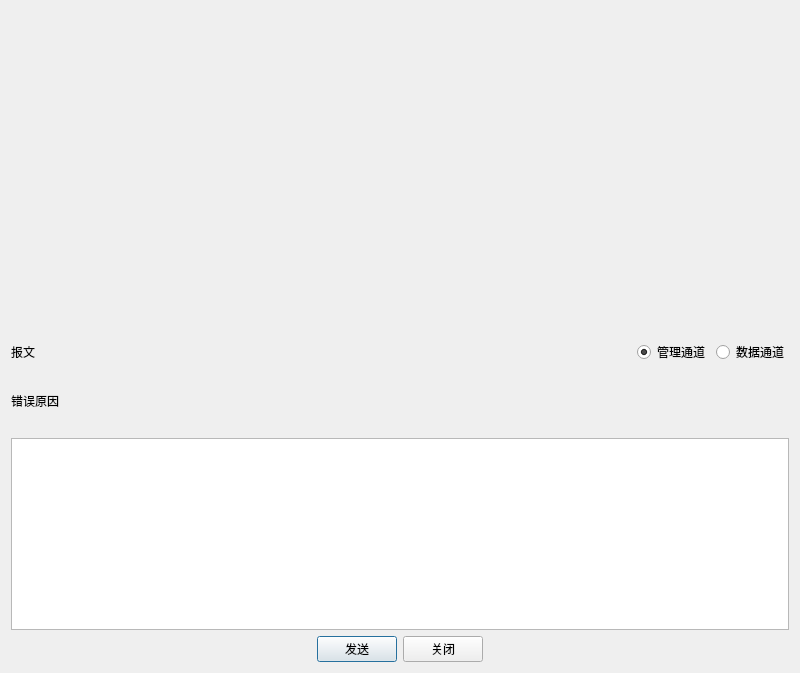
<?xml version="1.0" encoding="UTF-8"?>
<ui version="4.0">
 <class>CTcpEdgeUserEditDlg</class>
 <widget class="QDialog" name="CTcpEdgeUserEditDlg">
  <property name="geometry">
   <rect>
    <x>0</x>
    <y>0</y>
    <width>800</width>
    <height>673</height>
   </rect>
  </property>
  <property name="windowTitle">
   <string>Dialog</string>
  </property>
  <layout class="QVBoxLayout" name="verticalLayout">
   <property name="margin">
    <number>0</number>
   </property>
   <item>
    <layout class="QVBoxLayout" name="verticalLayout_3">
     <property name="spacing">
      <number>0</number>
     </property>
     <item>
      <widget class="QWidget" name="title" native="true">
       <property name="minimumSize">
        <size>
         <width>0</width>
         <height>36</height>
        </size>
       </property>
       <property name="maximumSize">
        <size>
         <width>16777215</width>
         <height>36</height>
        </size>
       </property>
       <layout class="QHBoxLayout" name="horizontalLayout_4">
        <property name="margin">
         <number>0</number>
        </property>
        <item>
         <widget class="QLabel" name="titleName">
          <property name="text">
           <string/>
          </property>
         </widget>
        </item>
        <item>
         <spacer name="horizontalSpacer_3">
          <property name="orientation">
           <enum>Qt::Horizontal</enum>
          </property>
          <property name="sizeHint" stdset="0">
           <size>
            <width>255</width>
            <height>11</height>
           </size>
          </property>
         </spacer>
        </item>
       </layout>
      </widget>
     </item>
     <item>
      <widget class="QWidget" name="Toolbtns" native="true">
       <layout class="QHBoxLayout" name="horizontalLayout_3">
        <property name="spacing">
         <number>0</number>
        </property>
        <property name="margin">
         <number>0</number>
        </property>
        <item>
         <layout class="QHBoxLayout" name="layoutToolbtns">
          <item>
           <spacer name="horizontalSpacer_5">
            <property name="orientation">
             <enum>Qt::Horizontal</enum>
            </property>
            <property name="sizeHint" stdset="0">
             <size>
              <width>40</width>
              <height>20</height>
             </size>
            </property>
           </spacer>
          </item>
         </layout>
        </item>
       </layout>
      </widget>
     </item>
    </layout>
   </item>
   <item>
    <layout class="QVBoxLayout" name="verticalLayout_2">
     <property name="leftMargin">
      <number>11</number>
     </property>
     <property name="topMargin">
      <number>0</number>
     </property>
     <property name="rightMargin">
      <number>11</number>
     </property>
     <property name="bottomMargin">
      <number>11</number>
     </property>
     <item>
      <layout class="QHBoxLayout" name="horizontalLayout">
       <item>
        <widget class="QLabel" name="label">
         <property name="text">
          <string>报文</string>
         </property>
        </widget>
       </item>
       <item>
        <spacer name="horizontalSpacer_4">
         <property name="orientation">
          <enum>Qt::Horizontal</enum>
         </property>
         <property name="sizeHint" stdset="0">
          <size>
           <width>40</width>
           <height>20</height>
          </size>
         </property>
        </spacer>
       </item>
       <item>
        <widget class="QRadioButton" name="rbMngrCh">
         <property name="text">
          <string>管理通道</string>
         </property>
         <property name="checked">
          <bool>true</bool>
         </property>
        </widget>
       </item>
       <item>
        <widget class="QRadioButton" name="rbDataCh">
         <property name="text">
          <string>数据通道</string>
         </property>
        </widget>
       </item>
      </layout>
     </item>
     <item>
      <layout class="QHBoxLayout" name="layoutTextBox"/>
     </item>
     <item>
      <widget class="QLabel" name="labelError">
       <property name="text">
        <string>错误原因</string>
       </property>
      </widget>
     </item>
     <item>
      <widget class="CTcpEdgeCtrl_TextBox" name="textError">
       <property name="sizePolicy">
        <sizepolicy hsizetype="Preferred" vsizetype="Preferred">
         <horstretch>0</horstretch>
         <verstretch>0</verstretch>
        </sizepolicy>
       </property>
       <property name="maximumSize">
        <size>
         <width>16777215</width>
         <height>200</height>
        </size>
       </property>
       <property name="readOnly">
        <bool>true</bool>
       </property>
      </widget>
     </item>
     <item>
      <layout class="QHBoxLayout" name="horizontalLayout_2">
       <item>
        <spacer name="horizontalSpacer">
         <property name="orientation">
          <enum>Qt::Horizontal</enum>
         </property>
         <property name="sizeHint" stdset="0">
          <size>
           <width>40</width>
           <height>20</height>
          </size>
         </property>
        </spacer>
       </item>
       <item>
        <widget class="QPushButton" name="btnOK">
         <property name="text">
          <string>发送</string>
         </property>
        </widget>
       </item>
       <item>
        <widget class="QPushButton" name="btnClose">
         <property name="text">
          <string>关闭</string>
         </property>
        </widget>
       </item>
       <item>
        <spacer name="horizontalSpacer_2">
         <property name="orientation">
          <enum>Qt::Horizontal</enum>
         </property>
         <property name="sizeHint" stdset="0">
          <size>
           <width>40</width>
           <height>20</height>
          </size>
         </property>
        </spacer>
       </item>
      </layout>
     </item>
    </layout>
   </item>
  </layout>
 </widget>
 <customwidgets>
  <customwidget>
   <class>CTcpEdgeCtrl_TextBox</class>
   <extends>QTextEdit</extends>
   <header>Ctrl/TcpEdgeCtrl_TextBox.h</header>
  </customwidget>
 </customwidgets>
 <resources/>
 <connections>
  <connection>
   <sender>btnClose</sender>
   <signal>clicked()</signal>
   <receiver>CTcpEdgeUserEditDlg</receiver>
   <slot>reject()</slot>
   <hints>
    <hint type="sourcelabel">
     <x>400</x>
     <y>521</y>
    </hint>
    <hint type="destinationlabel">
     <x>399</x>
     <y>299</y>
    </hint>
   </hints>
  </connection>
  <connection>
   <sender>btnOK</sender>
   <signal>clicked()</signal>
   <receiver>CTcpEdgeUserEditDlg</receiver>
   <slot>accept()</slot>
   <hints>
    <hint type="sourcelabel">
     <x>350</x>
     <y>573</y>
    </hint>
    <hint type="destinationlabel">
     <x>399</x>
     <y>299</y>
    </hint>
   </hints>
  </connection>
 </connections>
</ui>
